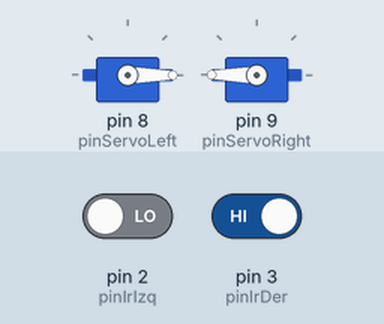
Recording of a sketch running on a simulated Arduino Uno, built with avr-gcc and run on an emulated ATmega328P. Shown: 2 × servo. The test bench sets the inputs (shaded band); at power-on: pin 2 (pinIrIzq) LOW, pin 3 (pinIrDer) HIGH.

Above: at 1.2 s.
1.3 s: pin 2 (pinIrIzq) driven HIGH
At 2.5 s:
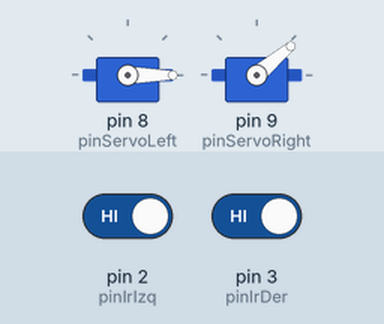
2.8 s: pin 3 (pinIrDer) driven LOW
At 3.9 s:
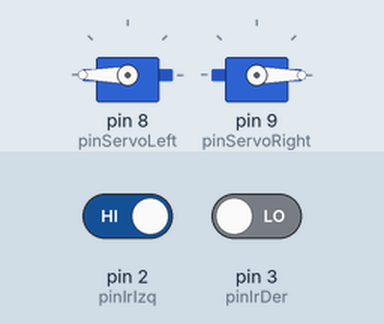
5.8 s: pin 3 (pinIrDer) driven HIGH
At 6.2 s:
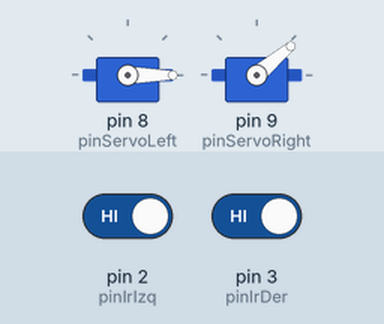
7.3 s: pin 2 (pinIrIzq) driven LOW
At 8.5 s:
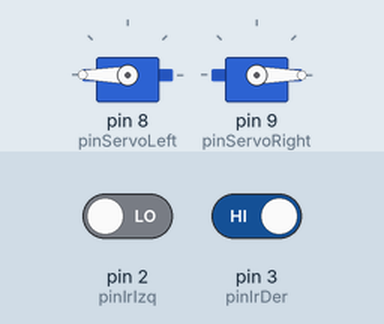
8.8 s: pin 3 (pinIrDer) driven LOW
At 9.6 s:
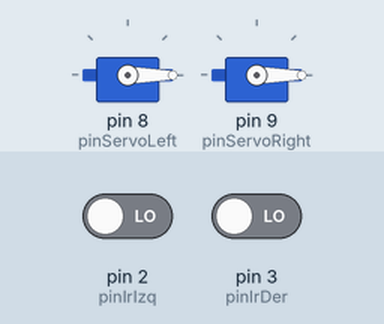
11.8 s: pin 2 (pinIrIzq) driven HIGH
At 13.5 s:
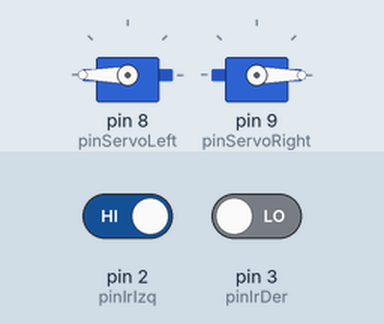
Timing chart, 0 to 15.0 s (numbered marks = the images above; inputs shaded):
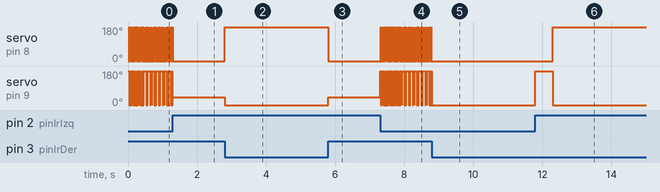

The sketch:

BuscaLineas7.2_NO_VA.ino
```cpp
  //AUTORES:
  //Martin Beltran Diaz - UO276244
  //Stelian Adrian Stanci - UO277653
  //Laura Pernia Blanco - UO276264

#include <Servo.h>
int NO_LINE = LOW; // También podría ponerse 0
int LINE = HIGH; // También podría ponerse 1
Servo servoLeft;
Servo servoRight;
int pinIrDer = 3;
int pinIrIzq = 2;
int pinServoRight = 9;
int pinServoLeft = 8;


int lineaEncontrada = false;
int lastLeftMov = 0;
int lastRightMov = 0;

void setup(){
 Serial.begin(9600); // Descomentar si queréis debuguear por consola
 pinMode(pinIrDer, INPUT);
 pinMode(pinIrIzq, INPUT);

 servoLeft.attach(pinServoLeft);
 servoRight.attach(pinServoRight);

}
void loop(){


  buscar(lineaEncontrada);


  //corregir trayectoria
   if(digitalRead(pinIrIzq) == LINE && digitalRead(pinIrDer) == NO_LINE) {
        servoLeft.write(0);

        servoRight.write(180);
        lastLeftMov = 0;
        lastRightMov = 180;
   } else if (digitalRead(pinIrIzq) == NO_LINE && digitalRead(pinIrDer) == LINE) {
        servoLeft.write(180);
        servoRight.write(0);
        lastLeftMov = 180;
        lastRightMov = 0;
   }

  //seguir línea
 if (digitalRead(pinIrIzq) == LINE && digitalRead(pinIrDer) == LINE) {
  servoLeft.write(0);
  servoRight.write(40);
  lastLeftMov = 0;
        lastRightMov = 40;
 } else if (digitalRead(pinIrIzq) == LINE && digitalRead(pinIrDer) == NO_LINE) {
    servoLeft.write(180);
    servoRight.write(0);
    lastLeftMov = 180;
        lastRightMov = 0;
 } else if (digitalRead(pinIrIzq) == NO_LINE && digitalRead(pinIrDer) == LINE) {
      servoLeft.write(0);
    servoRight.write(180);
    lastLeftMov = 0;
        lastRightMov = 180;
 } else if (digitalRead(pinIrIzq) == NO_LINE && digitalRead(pinIrDer) == NO_LINE) {
      servoLeft.write(180 - lastLeftMov);
      servoRight.write(180 - lastRightMov);

  }
}

void buscar(bool hayLinea){
  if(!hayLinea){


  int rango = 0;
  long millis1;
  while (digitalRead(pinIrIzq) == NO_LINE && digitalRead(pinIrDer) == NO_LINE) {


        // Hacia adelante
        servoLeft.write(0);
        servoRight.write(0);
        millis1 = millis();

        // Hacia delante 3 segundos
        while(millis() - millis1 < 3000){
          if(digitalRead(pinIrIzq) == LINE || digitalRead(pinIrDer) == LINE){
            lineaEncontrada = true;
            return;
          }
        }

        // Hacia atrás
        servoLeft.write(180);
        servoRight.write(180);
        // Hacia atrás 3 segundos
        while(millis() - millis1 < 3000){
          if(digitalRead(pinIrIzq) == LINE || digitalRead(pinIrDer) == LINE){
            lineaEncontrada = true;
            return;
          }
        }


        // Girar a un lado
        servoLeft.write(0);
        servoRight.write(180);
        delay(500);


    }

  }
}
```

Measured:
- after the input at 1.3 s, servo on pin 8 (pinServoLeft): stops changing and stays 0°
- after the input at 2.8 s, servo on pin 8 (pinServoLeft): 0° → 180° at once; servo on pin 9 (pinServoRight): 40° → 0° at once
- after the input at 5.8 s, servo on pin 8 (pinServoLeft): 180° → 0° at once; servo on pin 9 (pinServoRight): 0° → 40° at once
- after the input at 7.3 s, servo on pin 8 (pinServoLeft), servo on pin 9 (pinServoRight): alternates 180° for 0.02 s and 0° for 0.02 s, starting at once
- after the input at 8.8 s, servo on pin 8 (pinServoLeft): stops changing and stays 0°
- after the input at 11.8 s, servo on pin 8 (pinServoLeft): 0° → 180° after 0.50 s; servo on pin 9 (pinServoRight): goes on until 12.3 s, then stays 0°
- by itself, servo on pin 8 (pinServoLeft): alternates 180° for 0.02 s and 0° for 0.02 s
